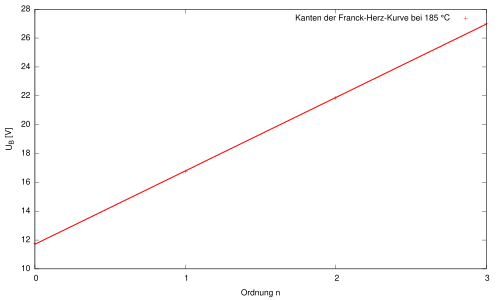

Write the gnuplot code that produced this figure.
# Plot zur Aufgabe 2

set termoption enhanced 
set encoding utf8

set terminal pdf enhanced
set output 'graph_b.pdf'

file = 'graph_b.data'

#set xrange [-8:8]
#set yrange [-50:500]
set xtics 0, 1
set xlabel "Ordnung n"
set ylabel 'U_B [V]'
set zeroaxis
f(x) = a+b*x
fit f(x) file via a, b

plot file title 'Kanten der Franck-Hertz-Kurve bei 185 {/Symbol \260}C' lt 1, f(x) title '' lw 3 lt 1
